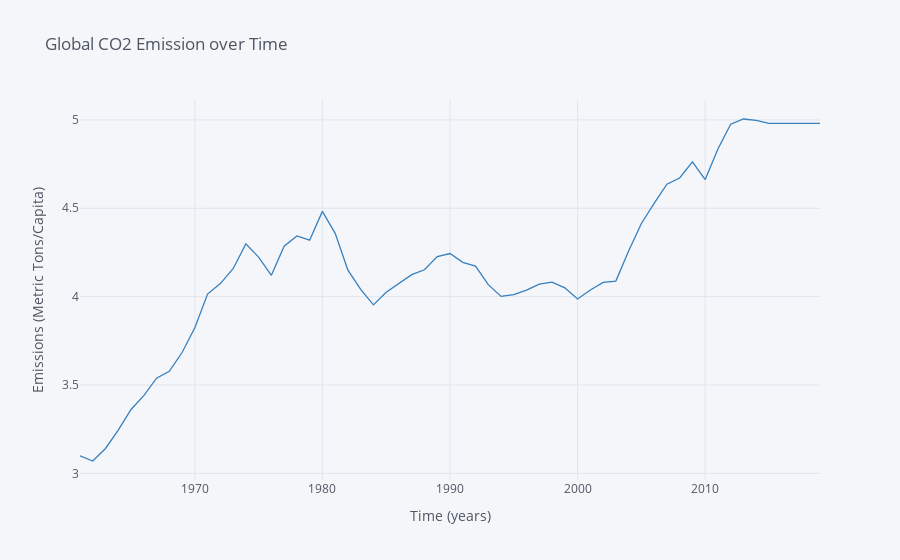

Source (notebook cell):
### Code cell
e.iplot(kind='line', xTitle='Time (years)', color='Blue',
                  yTitle='Emissions (Metric Tons/Capita)', title='Global CO2 Emission over Time')

### Figure 1 — Plotly figure (JSON) as saved in the notebook; plotly's stock layout.template omitted (floating-point values rounded to 4 significant figures)
{"data": [{"line": {"color": "rgba(55, 128, 191, 1.0)", "dash": "solid", "shape": "linear", "width": 1.3}, "mode": "lines", "name": "Global CO2 Emissions per Capita", "text": "", "type": "scatter", "x": ["1960-12-31", "1961-12-31", "1962-12-31", "1963-12-31", "1964-12-31", "1965-12-31", "1966-12-31", "1967-12-31", "1968-12-31", "1969-12-31", "1970-12-31", "1971-12-31", "1972-12-31", "1973-12-31", "1974-12-31", "1975-12-31", "1976-12-31", "1977-12-31", "1978-12-31", "1979-12-31", "1980-12-31", "1981-12-31", "1982-12-31", "1983-12-31", "1984-12-31", "1985-12-31", "1986-12-31", "1987-12-31", "1988-12-31", "1989-12-31", "1990-12-31", "1991-12-31", "1992-12-31", "1993-12-31", "1994-12-31", "1995-12-31", "1996-12-31", "1997-12-31", "1998-12-31", "1999-12-31", "2000-12-31", "2001-12-31", "2002-12-31", "2003-12-31", "2004-12-31", "2005-12-31", "2006-12-31", "2007-12-31", "2008-12-31", "2009-12-31", "2010-12-31", "2011-12-31", "2012-12-31", "2013-12-31", "2014-12-31", "2015-12-31", "2016-12-31", "2017-12-31", "2018-12-31"], "y": [3.099, 3.07, 3.141, 3.245, 3.361, 3.44, 3.539, 3.578, 3.684, 3.824, 4.015, 4.074, 4.158, 4.299, 4.224, 4.121, 4.285, 4.343, 4.32, 4.482, 4.358, 4.15, 4.041, 3.954, 4.025, 4.074, 4.124, 4.152, 4.227, 4.244, 4.194, 4.173, 4.068, 4.002, 4.011, 4.036, 4.071, 4.082, 4.05, 3.986, 4.038, 4.081, 4.088, 4.258, 4.414, 4.528, 4.636, 4.671, 4.762, 4.662, 4.835, 4.975, 5.005, 4.998, 4.981, 4.981, 4.981, 4.981, 4.981]}], "layout": {"legend": {"bgcolor": "#F5F6F9", "font": {"color": "#4D5663"}}, "paper_bgcolor": "#F5F6F9", "plot_bgcolor": "#F5F6F9", "title": {"font": {"color": "#4D5663"}, "text": "Global CO2 Emission over Time"}, "xaxis": {"gridcolor": "#E1E5ED", "showgrid": true, "tickfont": {"color": "#4D5663"}, "title": {"font": {"color": "#4D5663"}, "text": "Time (years)"}, "zerolinecolor": "#E1E5ED"}, "yaxis": {"gridcolor": "#E1E5ED", "showgrid": true, "tickfont": {"color": "#4D5663"}, "title": {"font": {"color": "#4D5663"}, "text": "Emissions (Metric Tons/Capita)"}, "zerolinecolor": "#E1E5ED"}}}
